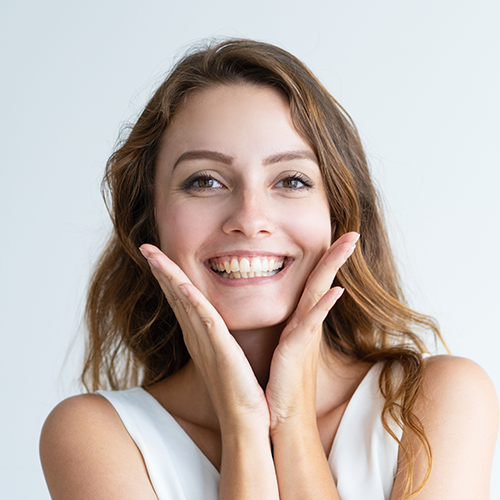
#> input picture beginner/face-eyes-detector-open-cv/images/person_1.jpg, 500 x 500 px
$ python main.py
#> lines starting #> are read from the running program, lines starting #| are printed output that depends on the picture
try:
    import cv2
    import numpy as np
except ImportError as e:
    from pip._internal import main as install
    packages = ["numpy", "opencv-python"]
    for package in packages:
        install(["install", package])
finally:
    pass

# import the imageStack function from stackimages python file
from utils.stackimages import stackImages

# Read all the images in the image folder

img1 = cv2.imread('images/person_1.jpg')
#> img1 is the input picture: shape (500, 500, 3); mean B, G, R 172.1, 178.9, 191.4
img4 = cv2.imread('images/person_4.jpg')
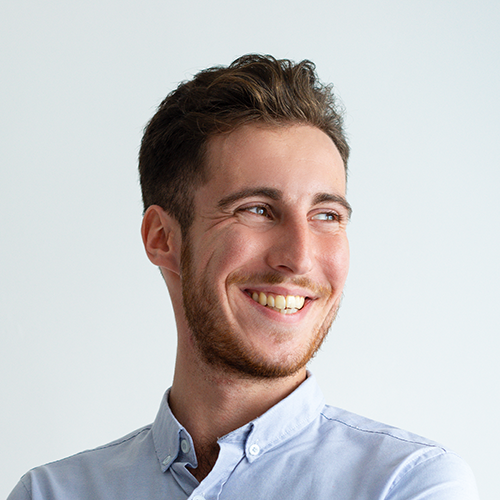
#> input picture beginner/face-eyes-detector-open-cv/images/person_4.jpg, 500 x 500 px
#> img4 is the input picture: shape (500, 500, 3); mean B, G, R 192.5, 192.2, 195
img2 = cv2.imread('images/person_2.jpg')
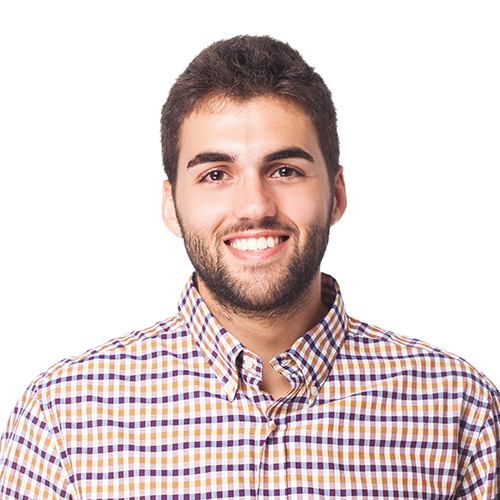
#> input picture beginner/face-eyes-detector-open-cv/images/person_2.jpg, 500 x 500 px
#> img2 is the input picture: shape (500, 500, 3); mean B, G, R 207.6, 208.6, 223.5
img3 = cv2.imread('images/person_3.jpg')
img5 = cv2.imread('images/person_5.jpg')
img6 = cv2.imread('images/avatar.jpg')

# Load images in a python list
images_array =[
    img1, img2, img3, img4, img5, img6
]

# Load the cascade file from the files folder
eyesCascade = cv2.CascadeClassifier('files/haarcascade_eye_tree_eyeglasses.xml')
faceCascade = cv2.CascadeClassifier('files/haarcascade_frontalface_default.xml')


def detectFaceEyes():
    black_image = np.zeros([500, 500, 3], dtype=np.uint8)
    gray_images = []
    final_images_faces = []
    final_images_eyes =[]
    index = 0
    for image in images_array:
        image_gray = cv2.cvtColor(image, cv2.COLOR_BGR2GRAY)
        faces = faceCascade.detectMultiScale(image_gray)
        eyes = eyesCascade.detectMultiScale(image_gray)
        if len(faces):
            for (x, y, w, h) in faces:
                final_image = cv2.rectangle(images_array[index], (x, y), (x + w, y + h), (0, 255, 0), 3)
                final_images_faces.append(final_image)
            else:
                pass
        if len(eyes):
            for (x,y, w, h) in eyes:
                final_image = cv2.rectangle(images_array[index], (x, y), (x + w, y + h), (0, 255, 255), 3)
                final_images_eyes.append(final_image)
            else:
                pass
        index += 1
        gray_images.append(image_gray)
#> this loop made 3 passes
#> (faces, eyes, index) on passes 1 to 2: ([[144, 99, 210, 210]], [[269, 162, 43, 43], [178, 155, 53, 53]], 1), ([[154, 92, 198, 198]], [[197, 159, 36, 36], [260, 148, 48, 48]], 2)
#> image on pass 3: None
#> pass 1, in detectFaceEyes, `image_gray = cv2.cvtColor(image, cv2.COLOR_BGR2GRAY)`:
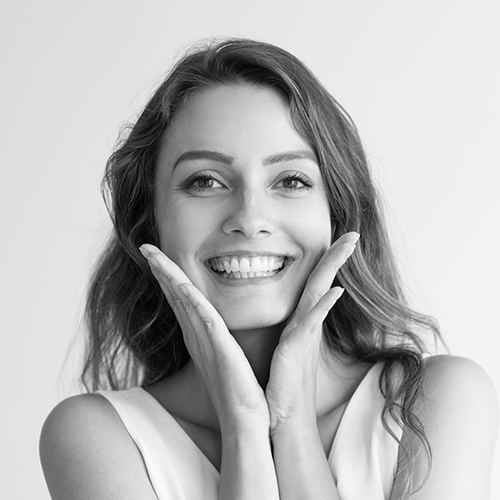
#> image_gray: shape (500, 500); min 0, max 255, mean 181.9
#> pass 2, in detectFaceEyes, `image_gray = cv2.cvtColor(image, cv2.COLOR_BGR2GRAY)`:
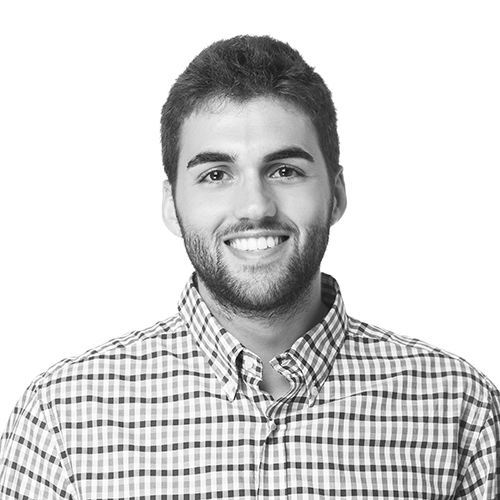
#> image_gray: shape (500, 500); min 0, max 255, mean 213
#> after the loop, final_images_eyes = 4 items; final_images_faces = 2 items; gray_images = 2 items; index = 2

    imageStacked = stackImages(.3, (
        [gray_images[0], gray_images[1], gray_images[2],black_image],
        [final_images_faces[0], final_images_faces[1], final_images_faces[2], images_array[3]],
        [gray_images[3], gray_images[4], gray_images[5], black_image],
        [final_images_faces[3], final_images_faces[4], final_images_faces[5], gray_images[1]]
    ))
    cv2.imshow("Face Eyes Detector", imageStacked)
    cv2.waitKey(0)
    return
#> (the run stopped early here; a loop or call above may not have finished)
